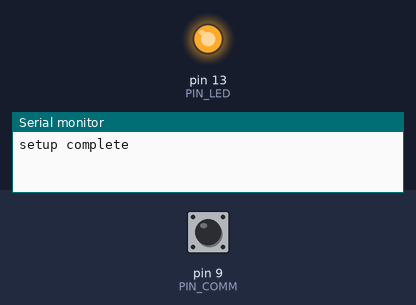
The sketch below on a simulated Arduino Uno, built with avr-gcc and run on an emulated ATmega328P. Shown: output pins drawn as LEDs (lit = HIGH), the last lines printed to the serial monitor. The test bench sets the inputs (shaded band); at power-on: pin 9 (PIN_COMM) HIGH. Pins used as bus, display or sensor lines are not drawn.

Above: at 1.1 s.
At 2.1 s:
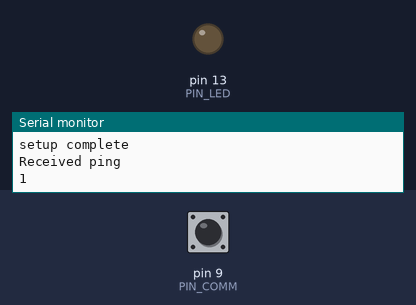
Timing chart, 0 to 3.6 s (numbered marks = the images above):
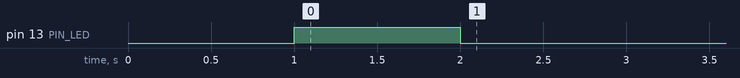

The sketch:

TemperatureControlWatchdog.ino
```cpp
#define PIN_LED 13
#define PIN_RESET 12
#define PIN_COMM 9

#define RESET_TIMEOUT_MS 240000     // 4 minutes


// the setup routine runs once when you press reset:
void setup() {
  digitalWrite(PIN_RESET, HIGH);
  delay(1000);
  // initialize the digital pin as an output.
  pinMode(PIN_LED, OUTPUT);
  digitalWrite(PIN_LED, HIGH);

  pinMode(PIN_RESET, OUTPUT);
  pinMode(PIN_COMM, INPUT);

  Serial.begin(9600);//initialize Serial Port
  Serial.println("setup complete");
}

int tmpVal;
int lastVal;
unsigned long lastUpdate = 0;

void doReset() {

  for (uint8_t i=0;i<10;i++) {
    delay(50);
    toggleLed();
  }

  Serial.println("resetting");
  digitalWrite(PIN_RESET, LOW);
  delay(200);
  digitalWrite(PIN_RESET, HIGH);
  Serial.println("end");
  delay(5000);
}

int ledState = HIGH;

void toggleLed() {
  if (ledState==HIGH) {
    ledState = LOW;
  } else {
    ledState = HIGH;
  }

  digitalWrite(PIN_LED, ledState);
}

void loop() {
  delay(1000);
  tmpVal = digitalRead(PIN_COMM);

  if (tmpVal!=lastVal) {
    Serial.println("Received ping");
    Serial.println(tmpVal);
    lastVal = tmpVal;
    lastUpdate = millis();
    toggleLed();
  } else {
    if (millis()-lastUpdate >= RESET_TIMEOUT_MS) {
      doReset();
      lastUpdate = millis();
    } else {
      Serial.print("No change, time to reset: ");
      Serial.println(RESET_TIMEOUT_MS - (millis()-lastUpdate));
    }
  }
}
```

Measured:
- by itself, pin 13 (PIN_LED): HIGH → LOW at 2.0 s
